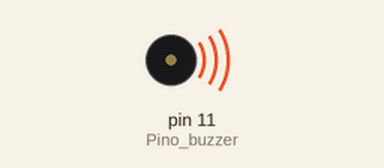
The sketch below on a simulated Arduino Uno, built with avr-gcc and run on an emulated ATmega328P. On the bench: buzzer (waves = sounding).

Above: at 0.01 s.
At 7.5 s:
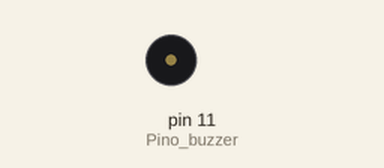
Timing chart, 0 to 9.0 s (numbered marks = the images above):
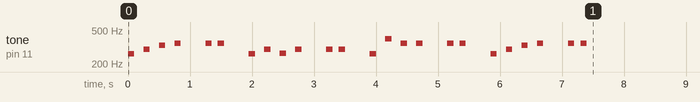

The sketch:

display.ino
```cpp
int Pino_buzzer = 11;
void setup(){

  //tone(pin,frequency, duration)

  pinMode(Pino_buzzer,OUTPUT);
  tone(Pino_buzzer, 264, 100); //DÓ
  delay(250);
  tone(Pino_buzzer, 297, 100); //RÉ
  delay(250);
  tone(Pino_buzzer, 330, 100); //MI
  delay(250);
  tone(Pino_buzzer, 352, 100); //FÁ
  delay(500);
  tone(Pino_buzzer, 352, 100); //FÁ
  delay(200);
  tone(Pino_buzzer, 352, 100); //FÁ
  delay(500);

  tone(Pino_buzzer, 264, 100); //DÓ
  delay(250);
  tone(Pino_buzzer, 297, 100); //RÉ
  delay(250);
  tone(Pino_buzzer, 269, 100); //DÓ
  delay(250);
  tone(Pino_buzzer, 297, 100); //RÉ
  delay(500);
  tone(Pino_buzzer, 297, 100); //RÉ
  delay(200);
  tone(Pino_buzzer, 297, 100); //RÉ
  delay(500);

  tone(Pino_buzzer, 264, 100); //DÓ
  delay(250);
  tone(Pino_buzzer, 396, 100); //SOL
  delay(250);
  tone(Pino_buzzer, 352, 100); //FÁ
  delay(250);
  tone(Pino_buzzer, 352, 100); //MI
  delay(500);
  tone(Pino_buzzer, 352, 100); //MI
  delay(200);
  tone(Pino_buzzer, 352, 100); //MI
  delay(500);

  tone(Pino_buzzer, 264, 100); //DÓ
  delay(250);
  tone(Pino_buzzer, 297, 100); //RÉ
  delay(250);
  tone(Pino_buzzer, 330, 100); //MI
  delay(250);
  tone(Pino_buzzer, 352, 100); //FÁ
  delay(500);
  tone(Pino_buzzer, 352, 100); //FÁ
  delay(200);
  tone(Pino_buzzer, 352, 100); //FÁ
  delay(500);
}

void loop()
{

}
```
